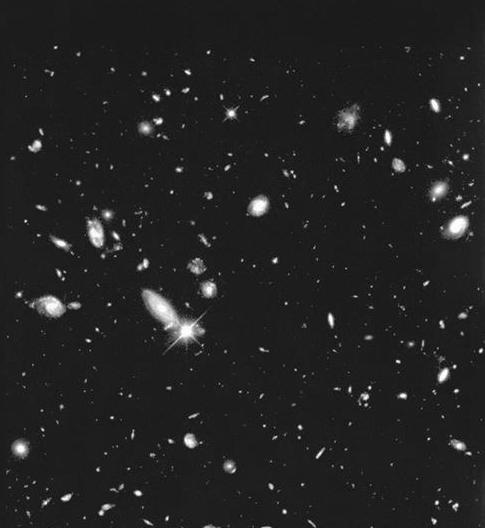
#> input picture ImageMaterial/DIP3/Fig0334(a)(hubble-original).tif, 485 x 528 px
$ python 3.34.py
#> lines starting #> are read from the running program, lines starting #| are printed output that depends on the picture; after the words box and inside, x2 and y2 are one past the last pixel; in counts of white or black regions, pixels touching at a corner belong together
#-*- coding: utf-8 -*-

import matplotlib.pyplot as plt
import cv2 as cv
import numpy as np

def deal(imgDst,num):
    plt.subplot(1,3,num)
    plt.xticks([]), plt.yticks([])
    plt.imshow(imgDst, cmap='Greys_r')

img = cv.imread('../../../ImageMaterial/DIP3/Fig0334(a)(hubble-original).tif',cv.IMREAD_GRAYSCALE)
#> img is the input picture: shape (528, 485); min 0, max 255, mean 34.5
deal(img, 1)
img15 = cv.blur(img, ksize=(15, 15))
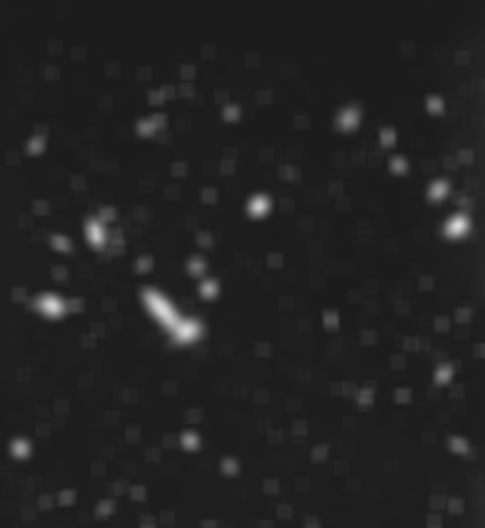
#> img15: shape (528, 485); min 27, max 219, mean 34.5
deal(img15, 2)
#print np.max(img15)
ret, imgThreshold = cv.threshold(img15, np.max(img15) * 0.25, maxval=255,type=cv.THRESH_BINARY)
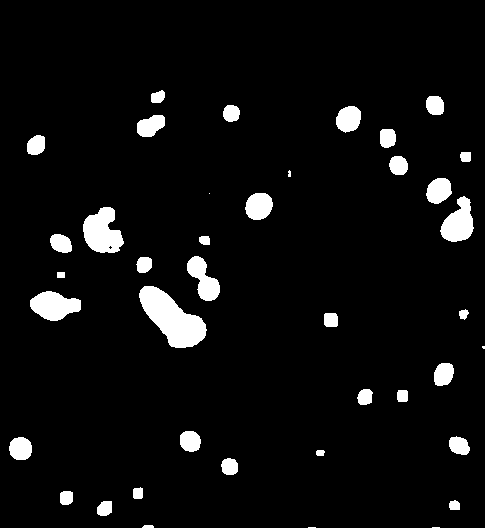
#> imgThreshold: shape (528, 485); 5.4% white; 40 white regions (5 under 20 px), largest, box (x1, y1, x2, y2) and area: (139, 286, 207, 348) 2259, (83, 207, 124, 253) 1292, (30, 291, 81, 321) 1040
#> ret = 54
#print ret
deal(imgThreshold, 3)

plt.show()
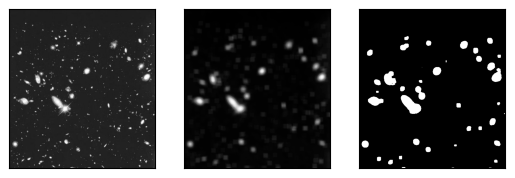
#> figure drawn by matplotlib, 3 panels
